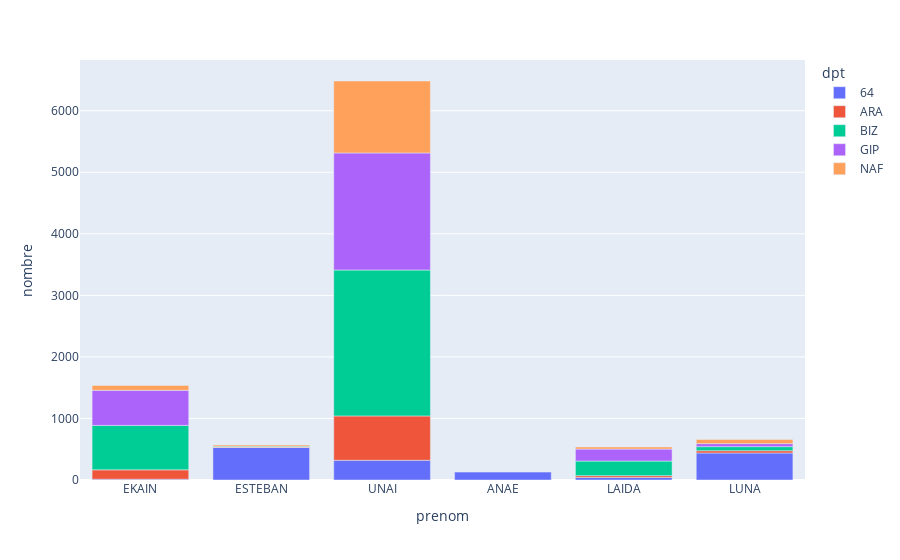

Notebook code cell kept with this figure:
### Code cell
names = ['EKAIN','UNAI']
names = ['UNAI', 'ESTEBAN', 'EKAIN', 'ANAE', 'LUNA', 'KATERINA', 'LAIDA']

#px.pie(df_loc.query('prenom in @names'), values='nombre', names='dpt')
px.bar(df_loc.query('prenom in @names'), x='prenom', y='nombre', color='dpt')

### Figure 1 — Plotly figure (JSON) as saved in the notebook; plotly's stock layout.template omitted (floating-point values rounded to 4 significant figures)
{"data": [{"alignmentgroup": "True", "hovertemplate": "dpt=64<br>prenom=%{x}<br>nombre=%{y}<extra></extra>", "legendgroup": "64", "marker": {"color": "#636efa", "pattern": {"shape": ""}}, "name": "64", "offsetgroup": "64", "orientation": "v", "showlegend": true, "textposition": "auto", "type": "bar", "x": ["EKAIN", "ESTEBAN", "UNAI", "ANAE", "LAIDA", "LUNA"], "xaxis": "x", "y": [13, 530, 321, 128, 42, 439], "yaxis": "y"}, {"alignmentgroup": "True", "hovertemplate": "dpt=ARA<br>prenom=%{x}<br>nombre=%{y}<extra></extra>", "legendgroup": "ARA", "marker": {"color": "#EF553B", "pattern": {"shape": ""}}, "name": "ARA", "offsetgroup": "ARA", "orientation": "v", "showlegend": true, "textposition": "auto", "type": "bar", "x": ["EKAIN", "ESTEBAN", "UNAI", "LAIDA", "LUNA"], "xaxis": "x", "y": [152, 6, 720, 29, 37], "yaxis": "y"}, {"alignmentgroup": "True", "hovertemplate": "dpt=BIZ<br>prenom=%{x}<br>nombre=%{y}<extra></extra>", "legendgroup": "BIZ", "marker": {"color": "#00cc96", "pattern": {"shape": ""}}, "name": "BIZ", "offsetgroup": "BIZ", "orientation": "v", "showlegend": true, "textposition": "auto", "type": "bar", "x": ["EKAIN", "ESTEBAN", "UNAI", "LAIDA", "LUNA"], "xaxis": "x", "y": [722, 13, 2371, 237, 66], "yaxis": "y"}, {"alignmentgroup": "True", "hovertemplate": "dpt=GIP<br>prenom=%{x}<br>nombre=%{y}<extra></extra>", "legendgroup": "GIP", "marker": {"color": "#ab63fa", "pattern": {"shape": ""}}, "name": "GIP", "offsetgroup": "GIP", "orientation": "v", "showlegend": true, "textposition": "auto", "type": "bar", "x": ["EKAIN", "UNAI", "LAIDA", "LUNA"], "xaxis": "x", "y": [570, 1902, 194, 49], "yaxis": "y"}, {"alignmentgroup": "True", "hovertemplate": "dpt=NAF<br>prenom=%{x}<br>nombre=%{y}<extra></extra>", "legendgroup": "NAF", "marker": {"color": "#FFA15A", "pattern": {"shape": ""}}, "name": "NAF", "offsetgroup": "NAF", "orientation": "v", "showlegend": true, "textposition": "auto", "type": "bar", "x": ["EKAIN", "ESTEBAN", "UNAI", "LAIDA", "LUNA"], "xaxis": "x", "y": [79, 21, 1169, 35, 68], "yaxis": "y"}], "layout": {"autosize": true, "barmode": "relative", "legend": {"title": {"text": "dpt"}, "tracegroupgap": 0}, "margin": {"t": 60}, "xaxis": {"anchor": "y", "autorange": true, "domain": [0, 1], "range": [-0.5, 5.5], "title": {"text": "prenom"}, "type": "category"}, "yaxis": {"anchor": "x", "autorange": true, "domain": [0, 1], "range": [0, 6824.0], "title": {"text": "nombre"}, "type": "linear"}}}
